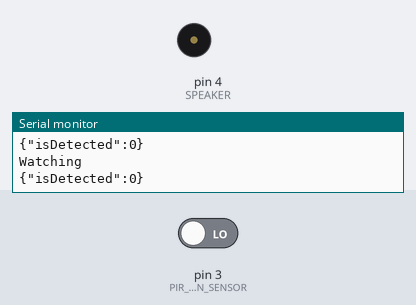
A sketch run on a simulated Arduino Uno, built with avr-gcc and run on an emulated ATmega328P. Shown: buzzer (waves = sounding), the last lines printed to the serial monitor. The test bench sets the inputs (shaded band); at power-on: pin 3 (PIR_MOTION_SENSOR) LOW.

Above: at 5.8 s.
5.9 s: pin 3 (PIR_MOTION_SENSOR) driven HIGH
At 8.7 s:
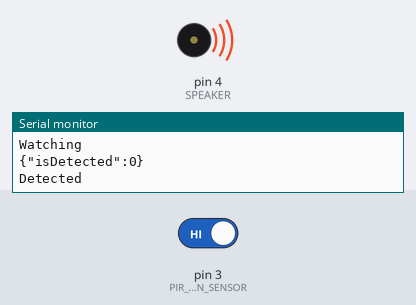
9.5 s: pin 3 (PIR_MOTION_SENSOR) driven LOW
At 13.8 s:
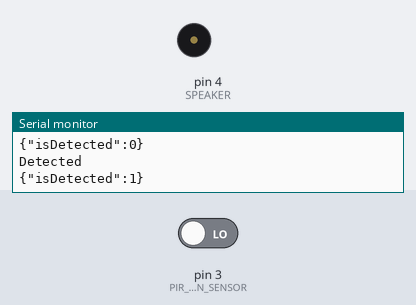
Timing chart, 0 to 15.3 s (numbered marks = the images above; inputs shaded):
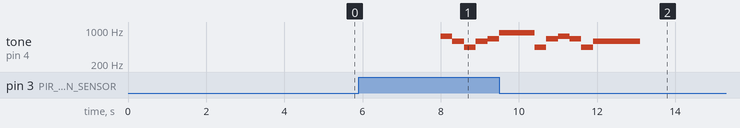

Measured:
- after the input at 5.9 s, tone on pin 4 (SPEAKER): plays 739 Hz for 0.30 s, 587 Hz for 0.30 s, 440 Hz for 0.30 s, 587 Hz for 0.30 s, 659 Hz for 0.30 s, starting after 2.1 s
- after the input at 9.5 s, tone on pin 4 (SPEAKER): goes on until 13.1 s, then stays silent

The sketch:

motionDetect.ino
```cpp
#define PIR_MOTION_SENSOR 3 // Use pin 3 to receive the signal from the module
#define SPEAKER 4
char trans[20];
int isDetect;
#define NOTE_A 440
#define NOTE_D 587
#define NOTE_E 659
#define NOTE_Fs 739
#define NOTE_A2 880

// 以下は某コンビニエンスストアやインターフォンでお馴染みのメロディーです
int melody[] = {NOTE_Fs, NOTE_D, NOTE_A, NOTE_D, NOTE_E, NOTE_A2, NOTE_A, NOTE_E, NOTE_Fs, NOTE_E, NOTE_A, NOTE_D};
float duration[] = {1, 1, 1, 1, 1, 3, 1, 1, 1, 1, 1, 4};

void setup()
{
  pinMode(PIR_MOTION_SENSOR, INPUT);
  pinMode(SPEAKER, OUTPUT);
  Serial.begin(115200);
}

void loop()
{
  if (digitalRead(PIR_MOTION_SENSOR))
  {
    Serial.println("Detected");
    isDetect = 1;
    delay(500); // for 500ms
    for (int x = 0; x < 12; x++)
    {
      tone(SPEAKER, melody[x]);
      delay(300 * duration[(x % 100)]);
      noTone(SPEAKER);
    }
  }
  else
  {
    Serial.println("Watching");
    isDetect = 0;
    delay(500);
  }
  memset(trans, 0, 20);
  char *json = &trans[0];
  sprintf(json, "{\"isDetected\":%d}", isDetect);
  Serial.println(json);
  delay(2000); // for 2000ms
}
```
